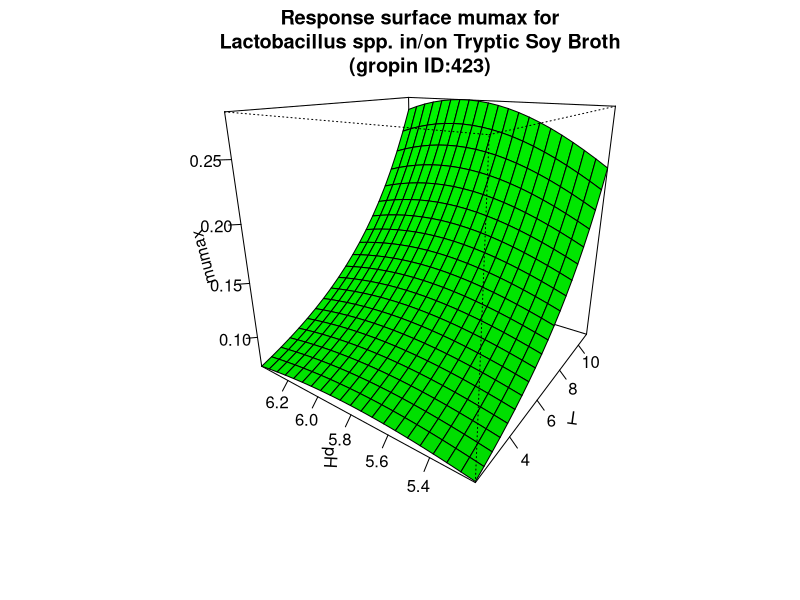

The R script that drew this image:
#############################
# start of Parameter script
#############################
T <- seq(2.002,10.989010989011,length.out=21)
pH <- seq(5.2052,6.39360639360639,length.out=21)
#############################
# end of Parameter script
#############################
############################# 
# start of Model script Gropin ID 423 
#############################
 
# constant coefficients for this model
 
variables <- data.frame(T,pH)
argumentsPar <- expand.grid(variables)
 
# heart of the model
response_surface <- function(T,pH) {
   mumax <-exp(-12.65+0.004234*(T^2)-0.3024*(pH^2)+0.01535*T*pH-0.004356*T+3.467*pH)

return(mumax=mumax)
} 

# output parameters
responseSurface <- cbind(argumentsPar,response_surface(argumentsPar['T'],argumentsPar['pH']))
colnames(responseSurface) <- c(colnames(argumentsPar),'mumax')
#############################
# End of Model script
#############################
############################# 
# start of Visualisation script Gropin ID 423 
#############################
persp(T,pH,matrix(unlist(responseSurface$'mumax'),nrow=21),col = 'green',xlab='T',ylab='pH',zlab='mumax',main='Response surface mumax for
Lactobacillus spp. in/on Tryptic Soy Broth
(gropin ID:423)',theta=305,phi=20,shade=0.25,ticktype = 'detailed')
#############################
# End of Visualisation script
#############################
